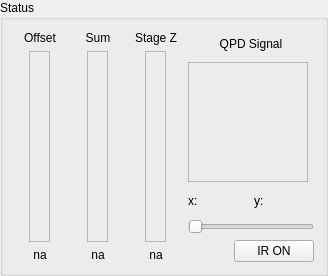
<?xml version="1.0" encoding="UTF-8"?>
<ui version="4.0">
 <class>GroupBox</class>
 <widget class="QGroupBox" name="GroupBox">
  <property name="geometry">
   <rect>
    <x>0</x>
    <y>0</y>
    <width>328</width>
    <height>276</height>
   </rect>
  </property>
  <property name="windowTitle">
   <string>GroupBox</string>
  </property>
  <property name="title">
   <string>Status</string>
  </property>
  <layout class="QHBoxLayout" name="horizontalLayout_3">
   <item>
    <layout class="QVBoxLayout" name="verticalLayout">
     <item>
      <widget class="QLabel" name="offsetLabel">
       <property name="minimumSize">
        <size>
         <width>52</width>
         <height>0</height>
        </size>
       </property>
       <property name="text">
        <string>Offset</string>
       </property>
       <property name="alignment">
        <set>Qt::AlignCenter</set>
       </property>
      </widget>
     </item>
     <item alignment="Qt::AlignHCenter">
      <widget class="QFrame" name="offsetFrame">
       <property name="sizePolicy">
        <sizepolicy hsizetype="Preferred" vsizetype="MinimumExpanding">
         <horstretch>0</horstretch>
         <verstretch>0</verstretch>
        </sizepolicy>
       </property>
       <property name="minimumSize">
        <size>
         <width>21</width>
         <height>0</height>
        </size>
       </property>
       <property name="maximumSize">
        <size>
         <width>21</width>
         <height>16777215</height>
        </size>
       </property>
       <property name="frameShape">
        <enum>QFrame::StyledPanel</enum>
       </property>
       <property name="frameShadow">
        <enum>QFrame::Sunken</enum>
       </property>
      </widget>
     </item>
     <item>
      <widget class="QLabel" name="offsetText">
       <property name="text">
        <string>na</string>
       </property>
       <property name="alignment">
        <set>Qt::AlignCenter</set>
       </property>
      </widget>
     </item>
    </layout>
   </item>
   <item>
    <layout class="QVBoxLayout" name="verticalLayout_2">
     <item>
      <widget class="QLabel" name="sumLabel">
       <property name="minimumSize">
        <size>
         <width>52</width>
         <height>0</height>
        </size>
       </property>
       <property name="text">
        <string>Sum</string>
       </property>
       <property name="alignment">
        <set>Qt::AlignCenter</set>
       </property>
      </widget>
     </item>
     <item alignment="Qt::AlignHCenter">
      <widget class="QFrame" name="sumFrame">
       <property name="sizePolicy">
        <sizepolicy hsizetype="Preferred" vsizetype="MinimumExpanding">
         <horstretch>0</horstretch>
         <verstretch>0</verstretch>
        </sizepolicy>
       </property>
       <property name="minimumSize">
        <size>
         <width>21</width>
         <height>0</height>
        </size>
       </property>
       <property name="maximumSize">
        <size>
         <width>21</width>
         <height>16777215</height>
        </size>
       </property>
       <property name="frameShape">
        <enum>QFrame::StyledPanel</enum>
       </property>
       <property name="frameShadow">
        <enum>QFrame::Sunken</enum>
       </property>
      </widget>
     </item>
     <item>
      <widget class="QLabel" name="sumText">
       <property name="text">
        <string>na</string>
       </property>
       <property name="alignment">
        <set>Qt::AlignCenter</set>
       </property>
      </widget>
     </item>
    </layout>
   </item>
   <item>
    <layout class="QVBoxLayout" name="verticalLayout_3">
     <item>
      <widget class="QLabel" name="zLabel">
       <property name="minimumSize">
        <size>
         <width>52</width>
         <height>0</height>
        </size>
       </property>
       <property name="text">
        <string>Stage Z</string>
       </property>
       <property name="alignment">
        <set>Qt::AlignCenter</set>
       </property>
      </widget>
     </item>
     <item alignment="Qt::AlignHCenter">
      <widget class="QFrame" name="zFrame">
       <property name="sizePolicy">
        <sizepolicy hsizetype="Preferred" vsizetype="MinimumExpanding">
         <horstretch>0</horstretch>
         <verstretch>0</verstretch>
        </sizepolicy>
       </property>
       <property name="minimumSize">
        <size>
         <width>21</width>
         <height>0</height>
        </size>
       </property>
       <property name="maximumSize">
        <size>
         <width>21</width>
         <height>16777215</height>
        </size>
       </property>
       <property name="layoutDirection">
        <enum>Qt::LeftToRight</enum>
       </property>
       <property name="frameShape">
        <enum>QFrame::StyledPanel</enum>
       </property>
       <property name="frameShadow">
        <enum>QFrame::Sunken</enum>
       </property>
      </widget>
     </item>
     <item>
      <widget class="QLabel" name="zText">
       <property name="text">
        <string>na</string>
       </property>
       <property name="alignment">
        <set>Qt::AlignCenter</set>
       </property>
      </widget>
     </item>
    </layout>
   </item>
   <item>
    <layout class="QVBoxLayout" name="verticalLayout_4">
     <item>
      <widget class="QLabel" name="qpdLabel">
       <property name="text">
        <string>QPD Signal</string>
       </property>
       <property name="alignment">
        <set>Qt::AlignCenter</set>
       </property>
      </widget>
     </item>
     <item>
      <widget class="QFrame" name="qpdFrame">
       <property name="sizePolicy">
        <sizepolicy hsizetype="MinimumExpanding" vsizetype="MinimumExpanding">
         <horstretch>0</horstretch>
         <verstretch>0</verstretch>
        </sizepolicy>
       </property>
       <property name="minimumSize">
        <size>
         <width>120</width>
         <height>120</height>
        </size>
       </property>
       <property name="maximumSize">
        <size>
         <width>120</width>
         <height>120</height>
        </size>
       </property>
       <property name="frameShape">
        <enum>QFrame::StyledPanel</enum>
       </property>
       <property name="frameShadow">
        <enum>QFrame::Sunken</enum>
       </property>
      </widget>
     </item>
     <item>
      <layout class="QHBoxLayout" name="horizontalLayout">
       <item>
        <widget class="QLabel" name="qpdXText">
         <property name="text">
          <string>x:</string>
         </property>
        </widget>
       </item>
       <item>
        <widget class="QLabel" name="qpdYText">
         <property name="text">
          <string>y:</string>
         </property>
        </widget>
       </item>
      </layout>
     </item>
     <item>
      <widget class="QSlider" name="irSlider">
       <property name="minimum">
        <number>0</number>
       </property>
       <property name="maximum">
        <number>100</number>
       </property>
       <property name="value">
        <number>0</number>
       </property>
       <property name="orientation">
        <enum>Qt::Horizontal</enum>
       </property>
      </widget>
     </item>
     <item>
      <layout class="QHBoxLayout" name="horizontalLayout_2">
       <item>
        <spacer name="horizontalSpacer">
         <property name="orientation">
          <enum>Qt::Horizontal</enum>
         </property>
         <property name="sizeHint" stdset="0">
          <size>
           <width>40</width>
           <height>20</height>
          </size>
         </property>
        </spacer>
       </item>
       <item>
        <widget class="QPushButton" name="irButton">
         <property name="text">
          <string>IR ON</string>
         </property>
        </widget>
       </item>
      </layout>
     </item>
    </layout>
   </item>
  </layout>
 </widget>
 <resources/>
 <connections/>
</ui>
